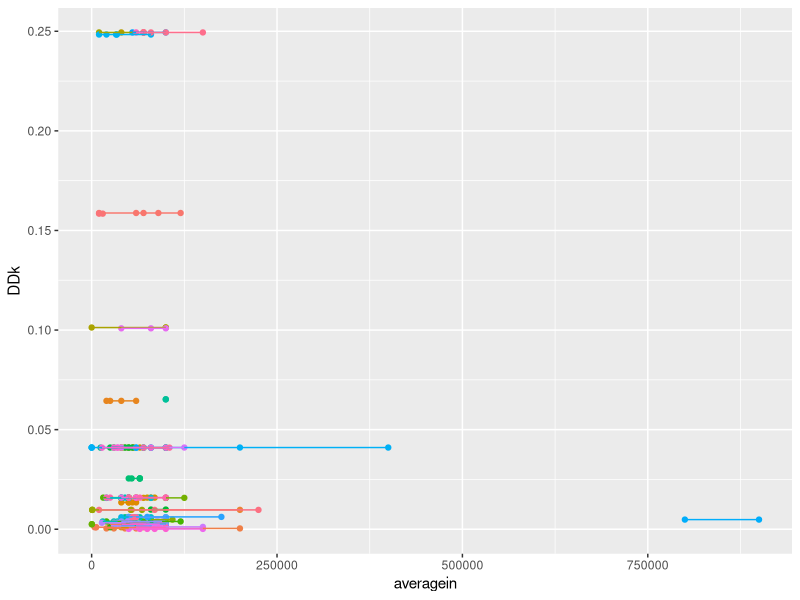
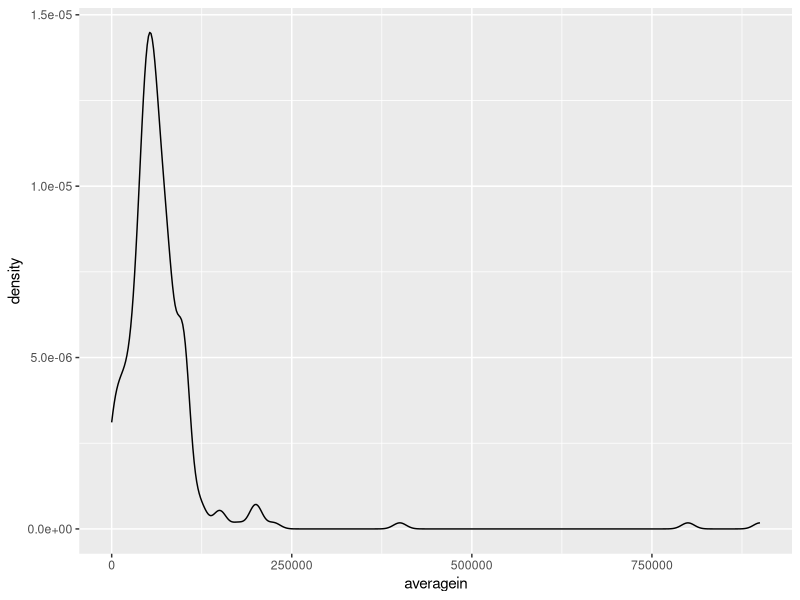

R code for these plots, in order: (Note: this script raises an error after producing the figures.)
## 958 final project
## R script to clean data and run analyses
## Luke Watson 
## Jacob Wilson
## 
## init: 10/16/24
## 
## PLAN:
## 1. (done) create informative averages of each of the life history variables based 
## on when the person lived in that location 
##  a. early critical period hypothesis: earlier life experiences hold more 
##  weight than later, create weighted average that weights more recent exper-
##  iences lower
##  b. recency hypothesis: most recent life experience influences psychology 
##  more, create weighted average that weights more recent experiences higher
##  c. consider whether to transform the data before weighting or after 
##  
## 2. create two models, a simple linear model and a generalized linear model
## using gamma error distribution and a log link with all predictors for both
## hypotheses
##  a. linear model could utilize a log transformation and/or no transformation
##  to be a really shitty model
##  b. check assumptions using performance and go with the better model that 
##  matches those best (AIC will not be helpful)
##  c. report results (tables, figures, etc.)
##
## 3. to avoid overfitting given there will be about 10 or so predictors, 
## we will use k-fold cross validation for the preferred model to ensure that
## the model validates well within the dataset 
##  a. report results of robustness



# load libraries ----------------------------------------------------------

library(tidyverse)
library(readxl) # read xlsx files
library(haven)
library(lme4)
library(MASS)

# load and view data ------------------------------------------------------

LHS_wide <- read_xlsx("data/Final Project Data_wide.xlsx")
LHS_long <- read_xlsx("data/Final Project Data_long.xlsx")

# adjusted predictors file (untransformed)
LHS_weights <- read_csv("data/lin-weight-untransf-lhs-data.csv")
attach(LHS_weights)

# prefixes: 
# 1. mean = unweighted aggregate score using simple mean
# 2. prim = weighted aggregate score favoring earlier life locations
# 3. rec = weighted aggregate score favoring later life locations
# 4. los = weighted aggregate score by length of stay in location
# 5. prim_los = weighted favoring earlier and longer residences
# 6. rec_los = weighted favoring later and longer residences

# ggplot
LHS_long |> 
  ggplot(aes(x = averagein, y = DDk, color = as.factor(ResponseId))) +
  geom_point() +
  geom_line() +
  theme(legend.position = "none")

LHS_long |> 
  ggplot(aes(x = averagein)) +
  geom_density()

# NOTES FROM MIKE:
# mike suggests reducing each subjects location/life history data down to 
# aggregate means for each predictor (income, density, sr, le), or if you want 
# to include all of those locations, could find a way to weight each of the 
# predictor estimates of each subject (like more recent experience being 
# weighted more or earlier experiences being weighted more)

# Suggestions for complex techniques we could use:
# b/c data is highly skewed, could use bootstrapping for regression weights 
# between adjusted and non-adjusted predictor models to see how the variability 
# in estimates change as outliers are excluded and excluded in the bootstrapped 
# samples 
# 
# use cross-validation to see how the model fits (encouraged to do at least one of
# cross validation or bootstrapping, one is fine)
# 
# 


# take a look at variables with colnames, str, and summary
  colnames(LHS_long)
  str(LHS_long) # variable types
  summary(LHS_long)
  
# Variables Checks-------------------------------------------------------
#new variables
  hist(tw.in)
  hist(tw.hhin)
  hist(tw.roommates)
  hist(tw.dens)
  hist(tw.SR)
  hist(tw.LE)
# Linear Analysis ---------------------------------------------------------

#linear model, I think this is all we need
  #time-weighting
  lm_time_weighted <- lm(DDk~tw.in+tw.dens+tw.SR+tw.LE, data=LHS_wide)
    summary(lm_time_weighted)
  #primacy weighting
  lm_prim_weighted <- lm(DDk~prim_av_income+prim_density+prim_sex_ratio+prim_life_expct, data=LHS_weighted)
    summary(lm_prim_weighted)
  #recency weighting
  lm_rec_weighted <- lm(DDk~rec_av_income+rec_density+rec_sex_ratio+rec_life_expct, data=LHS_weighted)
    summary(lm_prim_weighted)

# unweighted aggregates
lm_agg_unweighted <- lm(
  DDk ~ mean_av_income + mean_density + mean_sex_ratio + mean_life_expct, 
  data = LHS_weights
)

lm_prim_weighted <- lm(
  DDk ~ prim_av_income + prim_density + prim_sex_ratio + prim_life_expct, 
  data = LHS_weights
)

lm_rec_weighted <- lm(
  DDk ~ rec_av_income + rec_density + rec_sex_ratio + rec_life_expct, 
  data = LHS_weights
)

# Generalized Linear Analysis ---------------------------------------------
  #time-weighting
  glm_time_weighted <- glm(DDk~tw.in+tw.dens+tw.SR+tw.LE, data=LHS_wide, family=Gamma(link="log"))
    summary(glm_time_weighted)
  #primacy weighting
  glm_prim_weighted <- lm(DDk~prim_av_income+prim_density+prim_sex_ratio+prim_life_expct, data=LHS_weighted, family=Gamma(link="log"))
    summary(lm_prim_weighted)
  #recency weighting
  glm_rec_weighted <- lm(DDk~rec_av_income+rec_density+rec_sex_ratio+rec_life_expct, data=LHS_weighted, family=Gamma(link="log"))
    summary(lm_prim_weighted)
